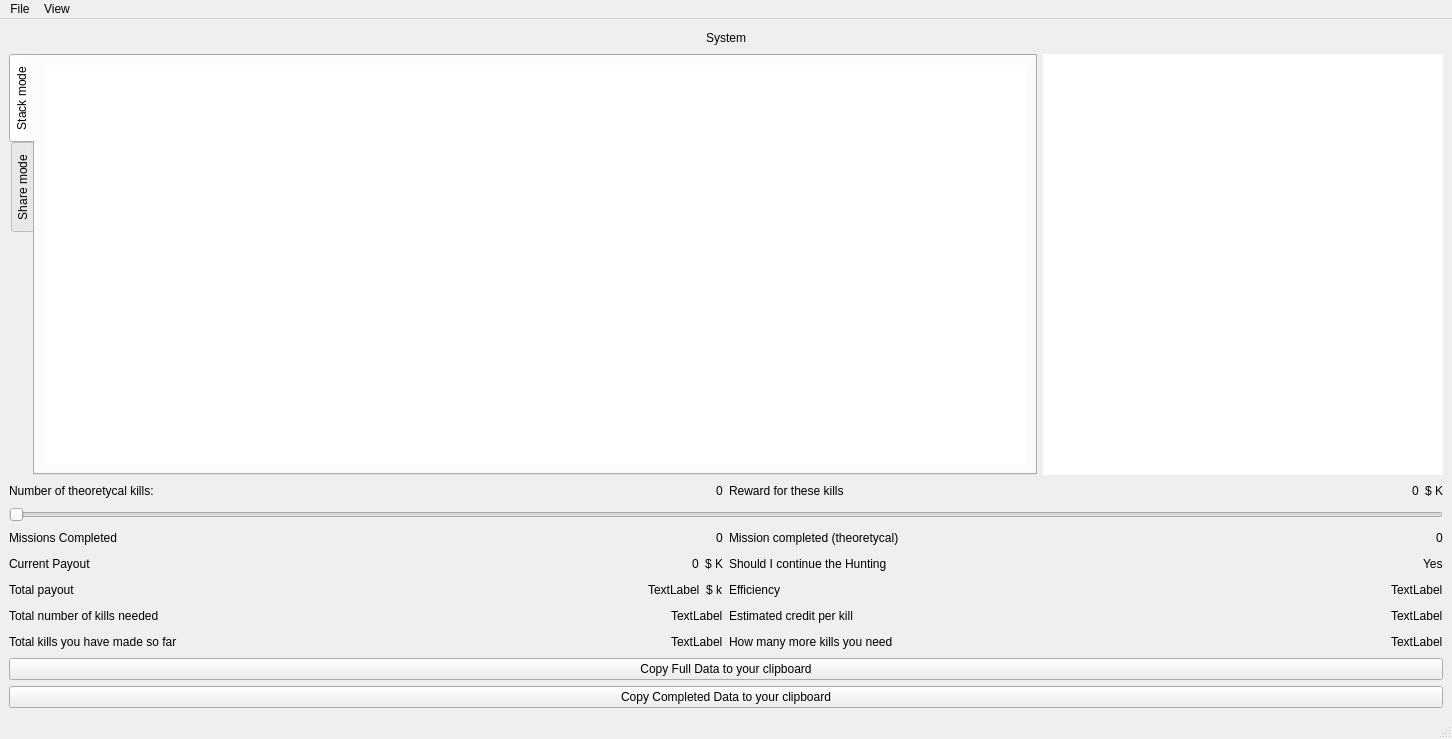
<?xml version="1.0" encoding="UTF-8"?>
<ui version="4.0">
 <class>MainWindow</class>
 <widget class="QMainWindow" name="MainWindow">
  <property name="geometry">
   <rect>
    <x>0</x>
    <y>0</y>
    <width>1452</width>
    <height>739</height>
   </rect>
  </property>
  <property name="windowTitle">
   <string>MainWindow</string>
  </property>
  <widget class="QWidget" name="centralwidget">
   <layout class="QVBoxLayout" name="verticalLayout">
    <item>
     <layout class="QHBoxLayout" name="horizontalLayout_9">
      <item>
       <spacer name="horizontalSpacer">
        <property name="orientation">
         <enum>Qt::Horizontal</enum>
        </property>
        <property name="sizeHint" stdset="0">
         <size>
          <width>40</width>
          <height>20</height>
         </size>
        </property>
       </spacer>
      </item>
      <item>
       <widget class="QLabel" name="systemName">
        <property name="text">
         <string>System</string>
        </property>
       </widget>
      </item>
      <item>
       <spacer name="horizontalSpacer_2">
        <property name="orientation">
         <enum>Qt::Horizontal</enum>
        </property>
        <property name="sizeHint" stdset="0">
         <size>
          <width>40</width>
          <height>20</height>
         </size>
        </property>
       </spacer>
      </item>
     </layout>
    </item>
    <item>
     <layout class="QHBoxLayout" name="horizontalLayout_5">
      <item>
       <widget class="QTabWidget" name="tabWidget">
        <property name="enabled">
         <bool>true</bool>
        </property>
        <property name="autoFillBackground">
         <bool>false</bool>
        </property>
        <property name="tabPosition">
         <enum>QTabWidget::West</enum>
        </property>
        <property name="currentIndex">
         <number>0</number>
        </property>
        <widget class="QWidget" name="tab_3">
         <attribute name="title">
          <string>Stack mode</string>
         </attribute>
         <attribute name="toolTip">
          <string>Here you can have a brief overview about the summed mission data for each faction</string>
         </attribute>
         <layout class="QVBoxLayout" name="verticalLayout_13">
          <item>
           <widget class="QTableWidget" name="tableWidget">
            <property name="font">
             <font>
              <pointsize>8</pointsize>
             </font>
            </property>
            <property name="frameShape">
             <enum>QFrame::NoFrame</enum>
            </property>
            <property name="frameShadow">
             <enum>QFrame::Plain</enum>
            </property>
            <property name="showGrid">
             <bool>false</bool>
            </property>
            <property name="gridStyle">
             <enum>Qt::NoPen</enum>
            </property>
            <property name="cornerButtonEnabled">
             <bool>false</bool>
            </property>
            <property name="columnCount">
             <number>0</number>
            </property>
            <attribute name="verticalHeaderVisible">
             <bool>false</bool>
            </attribute>
           </widget>
          </item>
         </layout>
        </widget>
        <widget class="QWidget" name="tab">
         <attribute name="title">
          <string>Share mode</string>
         </attribute>
         <attribute name="toolTip">
          <string>Here you can see each completed mission in their right place in the system hierarchy.</string>
         </attribute>
         <layout class="QVBoxLayout" name="verticalLayout_11">
          <item>
           <widget class="QTreeWidget" name="treeWidget">
            <column>
             <property name="text">
              <string notr="true">1</string>
             </property>
            </column>
           </widget>
          </item>
         </layout>
        </widget>
       </widget>
      </item>
      <item>
       <widget class="QTreeWidget" name="treeWidget_3">
        <property name="sizePolicy">
         <sizepolicy hsizetype="Expanding" vsizetype="Expanding">
          <horstretch>0</horstretch>
          <verstretch>0</verstretch>
         </sizepolicy>
        </property>
        <property name="maximumSize">
         <size>
          <width>400</width>
          <height>16777215</height>
         </size>
        </property>
        <property name="frameShape">
         <enum>QFrame::NoFrame</enum>
        </property>
        <property name="frameShadow">
         <enum>QFrame::Plain</enum>
        </property>
        <property name="lineWidth">
         <number>0</number>
        </property>
        <property name="animated">
         <bool>true</bool>
        </property>
        <property name="headerHidden">
         <bool>true</bool>
        </property>
        <property name="expandsOnDoubleClick">
         <bool>false</bool>
        </property>
        <column>
         <property name="text">
          <string notr="true">1</string>
         </property>
        </column>
       </widget>
      </item>
     </layout>
    </item>
    <item>
     <layout class="QHBoxLayout" name="horizontalLayout_14">
      <item>
       <layout class="QHBoxLayout" name="horizontalLayout_6">
        <item>
         <widget class="QLabel" name="label_6">
          <property name="text">
           <string>Number of theoretycal kills:</string>
          </property>
         </widget>
        </item>
        <item>
         <spacer name="horizontalSpacer_9">
          <property name="orientation">
           <enum>Qt::Horizontal</enum>
          </property>
          <property name="sizeHint" stdset="0">
           <size>
            <width>40</width>
            <height>20</height>
           </size>
          </property>
         </spacer>
        </item>
        <item>
         <widget class="QLabel" name="Theor_num_kill">
          <property name="text">
           <string>0</string>
          </property>
         </widget>
        </item>
       </layout>
      </item>
      <item>
       <layout class="QHBoxLayout" name="horizontalLayout_8">
        <item>
         <widget class="QLabel" name="label_7">
          <property name="text">
           <string>Reward for these kills</string>
          </property>
         </widget>
        </item>
        <item>
         <spacer name="horizontalSpacer_11">
          <property name="orientation">
           <enum>Qt::Horizontal</enum>
          </property>
          <property name="sizeHint" stdset="0">
           <size>
            <width>40</width>
            <height>20</height>
           </size>
          </property>
         </spacer>
        </item>
        <item>
         <widget class="QLabel" name="Reward">
          <property name="text">
           <string>0</string>
          </property>
         </widget>
        </item>
        <item>
         <widget class="QLabel" name="label_13">
          <property name="text">
           <string>$ K</string>
          </property>
         </widget>
        </item>
       </layout>
      </item>
     </layout>
    </item>
    <item>
     <widget class="QSlider" name="horizontalSlider">
      <property name="maximum">
       <number>100</number>
      </property>
      <property name="orientation">
       <enum>Qt::Horizontal</enum>
      </property>
     </widget>
    </item>
    <item>
     <layout class="QVBoxLayout" name="verticalLayout_10">
      <item>
       <layout class="QHBoxLayout" name="horizontalLayout_13">
        <item>
         <layout class="QVBoxLayout" name="verticalLayout_6">
          <item>
           <layout class="QHBoxLayout" name="horizontalLayout_15">
            <item>
             <widget class="QLabel" name="label_16">
              <property name="text">
               <string>Missions Completed</string>
              </property>
             </widget>
            </item>
            <item>
             <spacer name="horizontalSpacer_12">
              <property name="orientation">
               <enum>Qt::Horizontal</enum>
              </property>
              <property name="sizeHint" stdset="0">
               <size>
                <width>40</width>
                <height>20</height>
               </size>
              </property>
             </spacer>
            </item>
            <item>
             <widget class="QLabel" name="Missions_completed">
              <property name="text">
               <string>0</string>
              </property>
             </widget>
            </item>
           </layout>
          </item>
          <item>
           <layout class="QHBoxLayout" name="horizontalLayout_16">
            <item>
             <widget class="QLabel" name="label_17">
              <property name="text">
               <string>Current Payout</string>
              </property>
             </widget>
            </item>
            <item>
             <spacer name="horizontalSpacer_13">
              <property name="orientation">
               <enum>Qt::Horizontal</enum>
              </property>
              <property name="sizeHint" stdset="0">
               <size>
                <width>40</width>
                <height>20</height>
               </size>
              </property>
             </spacer>
            </item>
            <item>
             <widget class="QLabel" name="Curr_payout">
              <property name="text">
               <string>0</string>
              </property>
             </widget>
            </item>
            <item>
             <widget class="QLabel" name="label_19">
              <property name="text">
               <string>$ K</string>
              </property>
             </widget>
            </item>
           </layout>
          </item>
          <item>
           <layout class="QHBoxLayout" name="horizontalLayout_2">
            <item>
             <widget class="QLabel" name="label_2">
              <property name="text">
               <string>Total payout</string>
              </property>
             </widget>
            </item>
            <item>
             <spacer name="horizontalSpacer_3">
              <property name="orientation">
               <enum>Qt::Horizontal</enum>
              </property>
              <property name="sizeHint" stdset="0">
               <size>
                <width>40</width>
                <height>20</height>
               </size>
              </property>
             </spacer>
            </item>
            <item>
             <widget class="QLabel" name="label_8">
              <property name="text">
               <string>TextLabel</string>
              </property>
             </widget>
            </item>
            <item>
             <widget class="QLabel" name="label_3">
              <property name="text">
               <string>$ k</string>
              </property>
             </widget>
            </item>
           </layout>
          </item>
          <item>
           <layout class="QHBoxLayout" name="horizontalLayout_3">
            <item>
             <widget class="QLabel" name="label_4">
              <property name="text">
               <string>Total number of kills needed</string>
              </property>
             </widget>
            </item>
            <item>
             <spacer name="horizontalSpacer_4">
              <property name="orientation">
               <enum>Qt::Horizontal</enum>
              </property>
              <property name="sizeHint" stdset="0">
               <size>
                <width>40</width>
                <height>20</height>
               </size>
              </property>
             </spacer>
            </item>
            <item>
             <widget class="QLabel" name="label_9">
              <property name="text">
               <string>TextLabel</string>
              </property>
             </widget>
            </item>
           </layout>
          </item>
         </layout>
        </item>
        <item>
         <layout class="QVBoxLayout" name="verticalLayout_9">
          <item>
           <layout class="QHBoxLayout" name="horizontalLayout_7">
            <item>
             <widget class="QLabel" name="label_15">
              <property name="text">
               <string>Mission completed (theoretycal)</string>
              </property>
             </widget>
            </item>
            <item>
             <spacer name="horizontalSpacer_10">
              <property name="orientation">
               <enum>Qt::Horizontal</enum>
              </property>
              <property name="sizeHint" stdset="0">
               <size>
                <width>40</width>
                <height>20</height>
               </size>
              </property>
             </spacer>
            </item>
            <item>
             <widget class="QLabel" name="max_theoretycal">
              <property name="text">
               <string>0</string>
              </property>
             </widget>
            </item>
           </layout>
          </item>
          <item>
           <layout class="QHBoxLayout" name="horizontalLayout_17">
            <item>
             <widget class="QLabel" name="label_18">
              <property name="text">
               <string>Should I continue the Hunting</string>
              </property>
             </widget>
            </item>
            <item>
             <spacer name="horizontalSpacer_14">
              <property name="orientation">
               <enum>Qt::Horizontal</enum>
              </property>
              <property name="sizeHint" stdset="0">
               <size>
                <width>40</width>
                <height>20</height>
               </size>
              </property>
             </spacer>
            </item>
            <item>
             <widget class="QLabel" name="label_20">
              <property name="text">
               <string>Yes</string>
              </property>
             </widget>
            </item>
           </layout>
          </item>
          <item>
           <layout class="QHBoxLayout" name="horizontalLayout">
            <item>
             <widget class="QLabel" name="label">
              <property name="text">
               <string>Efficiency</string>
              </property>
             </widget>
            </item>
            <item>
             <spacer name="horizontalSpacer_5">
              <property name="orientation">
               <enum>Qt::Horizontal</enum>
              </property>
              <property name="sizeHint" stdset="0">
               <size>
                <width>40</width>
                <height>20</height>
               </size>
              </property>
             </spacer>
            </item>
            <item>
             <widget class="QLabel" name="label_10">
              <property name="text">
               <string>TextLabel</string>
              </property>
             </widget>
            </item>
           </layout>
          </item>
          <item>
           <layout class="QHBoxLayout" name="horizontalLayout_4">
            <item>
             <widget class="QLabel" name="label_5">
              <property name="text">
               <string>Estimated credit per kill</string>
              </property>
             </widget>
            </item>
            <item>
             <spacer name="horizontalSpacer_6">
              <property name="orientation">
               <enum>Qt::Horizontal</enum>
              </property>
              <property name="sizeHint" stdset="0">
               <size>
                <width>40</width>
                <height>20</height>
               </size>
              </property>
             </spacer>
            </item>
            <item>
             <widget class="QLabel" name="label_11">
              <property name="text">
               <string>TextLabel</string>
              </property>
             </widget>
            </item>
           </layout>
          </item>
         </layout>
        </item>
       </layout>
      </item>
      <item>
       <layout class="QHBoxLayout" name="horizontalLayout_10">
        <item>
         <layout class="QHBoxLayout" name="horizontalLayout_11">
          <item>
           <widget class="QLabel" name="label_12">
            <property name="text">
             <string>Total kills you have made so far</string>
            </property>
           </widget>
          </item>
          <item>
           <spacer name="horizontalSpacer_7">
            <property name="orientation">
             <enum>Qt::Horizontal</enum>
            </property>
            <property name="sizeHint" stdset="0">
             <size>
              <width>40</width>
              <height>20</height>
             </size>
            </property>
           </spacer>
          </item>
          <item>
           <widget class="QLabel" name="kills_made">
            <property name="text">
             <string>TextLabel</string>
            </property>
           </widget>
          </item>
         </layout>
        </item>
        <item>
         <layout class="QHBoxLayout" name="horizontalLayout_12">
          <item>
           <widget class="QLabel" name="label_14">
            <property name="text">
             <string>How many more kills you need</string>
            </property>
           </widget>
          </item>
          <item>
           <spacer name="horizontalSpacer_8">
            <property name="orientation">
             <enum>Qt::Horizontal</enum>
            </property>
            <property name="sizeHint" stdset="0">
             <size>
              <width>40</width>
              <height>20</height>
             </size>
            </property>
           </spacer>
          </item>
          <item>
           <widget class="QLabel" name="kills_left">
            <property name="text">
             <string>TextLabel</string>
            </property>
           </widget>
          </item>
         </layout>
        </item>
       </layout>
      </item>
     </layout>
    </item>
    <item>
     <widget class="QPushButton" name="pushButton">
      <property name="text">
       <string>Copy Full Data to your clipboard</string>
      </property>
     </widget>
    </item>
    <item>
     <widget class="QPushButton" name="Copy_data">
      <property name="text">
       <string>Copy Completed Data to your clipboard</string>
      </property>
     </widget>
    </item>
   </layout>
  </widget>
  <widget class="QStatusBar" name="statusbar"/>
  <widget class="QMenuBar" name="menuBar">
   <property name="geometry">
    <rect>
     <x>0</x>
     <y>0</y>
     <width>1452</width>
     <height>21</height>
    </rect>
   </property>
   <widget class="QMenu" name="menuFiles">
    <property name="title">
     <string>File</string>
    </property>
    <addaction name="actionSave_Session"/>
    <addaction name="actionLoad_session"/>
    <addaction name="separator"/>
    <addaction name="actionStart_new_session"/>
   </widget>
   <widget class="QMenu" name="menuView">
    <property name="title">
     <string>View</string>
    </property>
    <addaction name="actionEdit_overlay"/>
   </widget>
   <addaction name="menuFiles"/>
   <addaction name="menuView"/>
  </widget>
  <action name="actionSave_Session">
   <property name="text">
    <string>Save Session...</string>
   </property>
  </action>
  <action name="actionLoad_session">
   <property name="text">
    <string>Load session...</string>
   </property>
  </action>
  <action name="actionStart_new_session">
   <property name="text">
    <string>Start new session</string>
   </property>
  </action>
  <action name="actionEdit_overlay">
   <property name="text">
    <string>Edit overlay...</string>
   </property>
  </action>
 </widget>
 <resources/>
 <connections/>
</ui>
